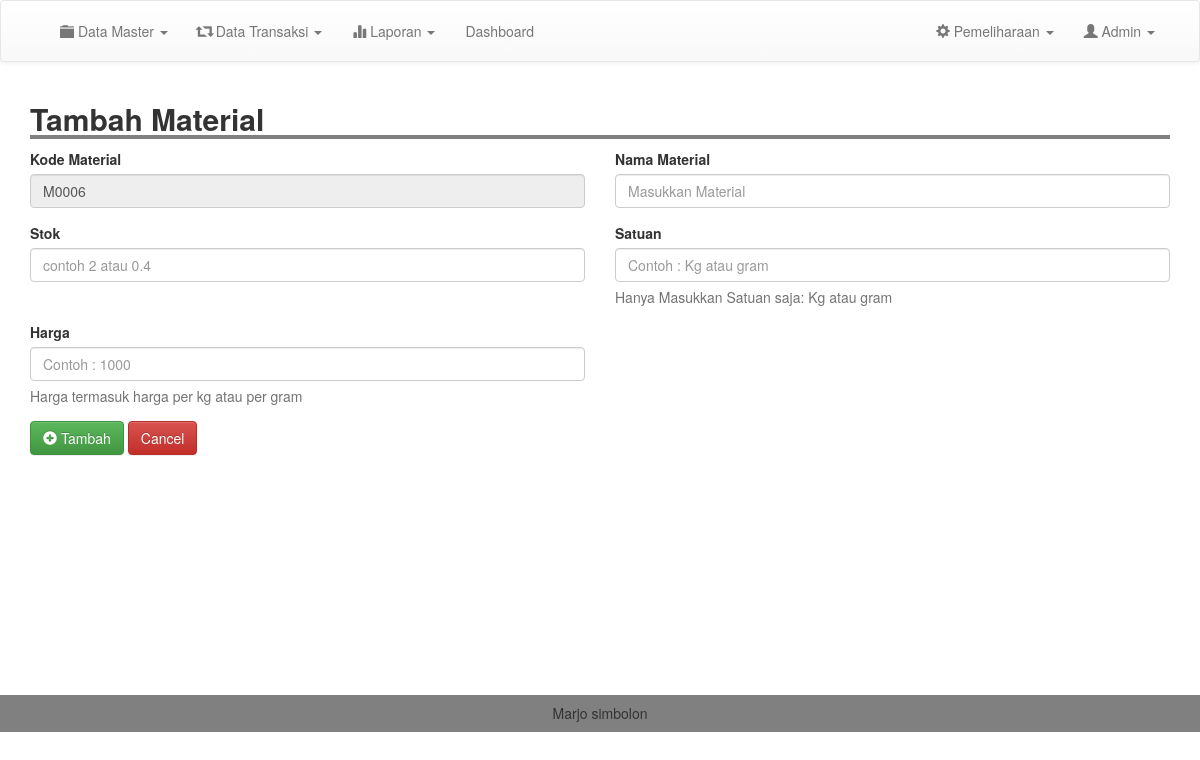
Page /admin/tm_inventory.php (signed in) on the earlier database version.
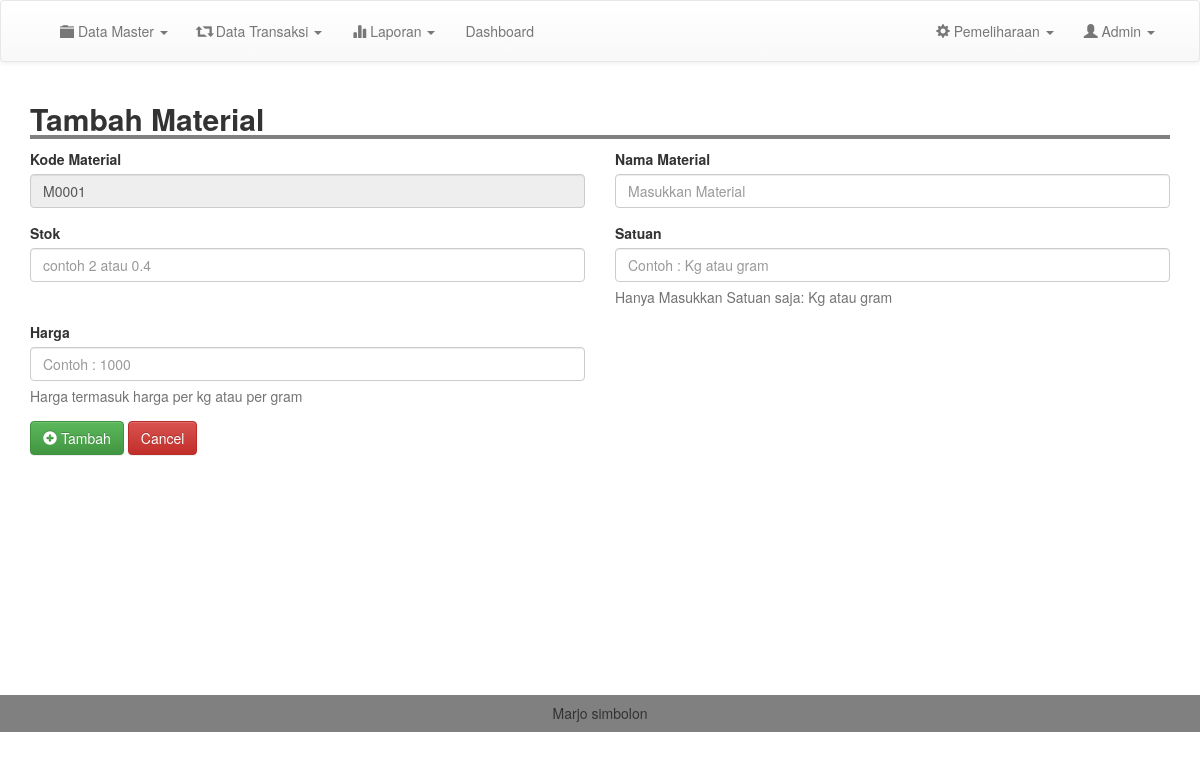
Same page on the later database version.
### tables this page shows
CREATE TABLE `inventory` (
  `kode_bk` varchar(100) NOT NULL,
  `nama` varchar(200) NOT NULL,
  `qty` varchar(200) NOT NULL,
  `satuan` varchar(200) NOT NULL,
  `harga` int(11) NOT NULL,
  `tanggal` date NOT NULL
);

### admin/tm_inventory.php (the view, shortened to what this page needs)
<?php
include 'header.php';
$kode = mysqli_query($conn, "SELECT kode_bk FROM inventory ORDER BY kode_bk DESC LIMIT 1");
$data = mysqli_fetch_assoc($kode);
if ($data) {
    $num = substr($data['kode_bk'], 1, 4);
    $add = (int) $num + 1;
    $format = "M" . str_pad($add, 4, "0", STR_PAD_LEFT);
} else {
    $format = "M0001";
}
?>
<div class="container">
    <h2 style="width: 100%; border-bottom: 4px solid gray"><b>Tambah Material</b></h2>
    <form action="proses/tambah_inv.php" method="POST">
        <div class="row">
            <div class="col-md-6">
                <div class="form-group">
                    <label for="kode_material">Kode Material</label>
                    <input type="text" class="form-control" id="kode_material" disabled value="<?= $format; ?>">
                </div>
            </div>
            <div class="col-md-6">
                <div class="form-group">
                    <label for="nama">Nama Material</label>
                    <input type="text" class="form-control" id="nama" placeholder="Masukkan Material" name="nama" required>
                </div>
            </div>
        </div>
        <div class="row">
            <div class="col-md-6">
                <div class="form-group">
                    <label for="stok">Stok</label>
                    <input type="number" class="form-control" id="stok" name="stok" placeholder="contoh 2 atau 0.4" min="1" required>
                </div>
            </div>
            <div class="col-md-6">
                <div class="form-group">
                    <label for="satuan">Satuan</label>
                    <input type="text" class="form-control" id="satuan" placeholder="Contoh : Kg atau gram" name="satuan" required>
                    <p class="help-block">Hanya Masukkan Satuan saja: Kg atau gram</p>
                </div>
            </div>
        </div>
        <div class="row">
            <div class="col-md-6">
                <div class="form-group">
                    <label for="harga">Harga</label>
                    <input type="number" class="form-control" id="harga" name="harga" placeholder="Contoh : 1000" min="1" required>
                    <p class="help-block">Harga termasuk harga per kg atau per gram</p>
                </div>
            </div>
        </div>
        <button type="submit" class="btn btn-success"><i class="glyphicon glyphicon-plus-sign"></i> Tambah</button>
        <a href="inventory.php" class="btn btn-danger">Cancel</a>
    </form>
</div>
<br><br><br><br><br><br><br><br><br><br><br><br>
<?php
include 'footer.php';
?>

Differences in the rows shown:
removed inventory: kode_bk "M0006"
Other differences:
form field value: (not shown) → "M0001"
